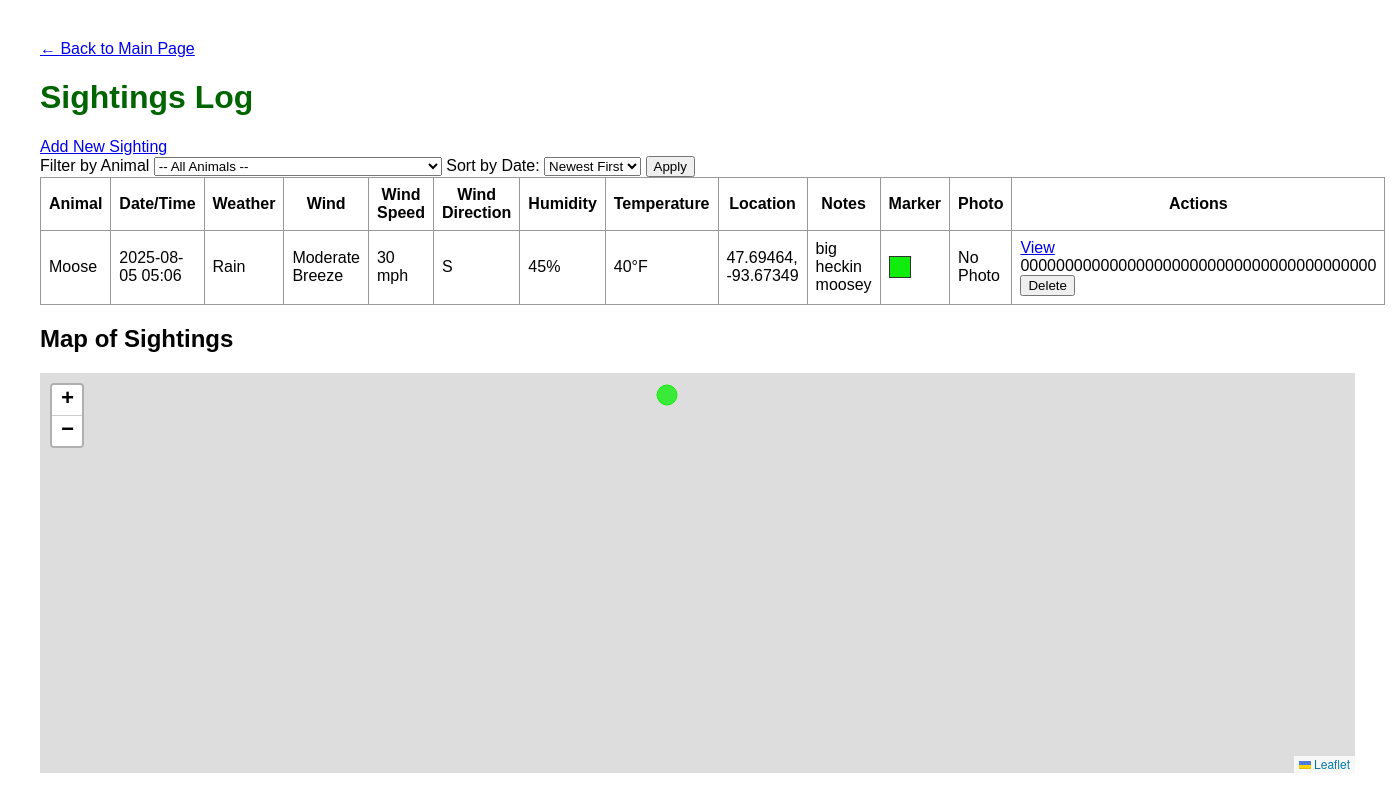
The page /sightings on the database its author committed.
### models.py (models this page shows, shortened)
class Sighting(db.Model):
    __tablename__ = 'sighting'
    id = db.Column(db.Integer, primary_key=True)
    animal_id = db.Column(db.Integer, db.ForeignKey('animal.id'), nullable=False, index=True)  # <<< indexed
    date_time = db.Column(db.DateTime, nullable=True, index=True)  # <<< indexed
    weather = db.Column(db.String(100), nullable=True)
    wind = db.Column(db.String(100), nullable=True)
    wind_speed = db.Column(db.String(100), nullable=True)
    wind_direction = db.Column(db.String(50), nullable=True)
    humidity = db.Column(db.String(20), nullable=True)
    temperature = db.Column(db.String(20), nullable=True)
    location = db.Column(db.String(200), nullable=True)
    notes = db.Column(db.Text, nullable=True)
    marker_color = db.Column(db.String(20), nullable=True)
    lat = db.Column(db.Float, nullable=True)
    lng = db.Column(db.Float, nullable=True)
    photo_filename = db.Column(db.String(120), nullable=True)

class Animal(db.Model):
    __tablename__ = 'animal'  # explicit table name for clarity
    id = db.Column(db.Integer, primary_key=True)
    name = db.Column(db.String(100), nullable=False, unique=True)
    animal_class = db.Column(db.String(50), nullable=False)
    sightings = db.relationship('Sighting', backref='animal', lazy=True)
    harvests = db.relationship('Harvest', backref='animal', lazy=True)

### app.py (the view)
@app.route('/sightings')
def view_sightings():
    animal_filter = request.args.get('animal')
    sort_order = request.args.get('sort', 'desc')
    sightings_query = Sighting.query
    if animal_filter:
        sightings_query = sightings_query.join(Animal).filter(Animal.name == animal_filter)
    if sort_order == 'asc':
        sightings_query = sightings_query.order_by(Sighting.date_time.asc())  # <<< CHANGED
    else:
        sightings_query = sightings_query.order_by(Sighting.date_time.desc())  # <<< CHANGED (ensure order_by)
    sightings = sightings_query.all()
    sightings_json = [
        {
            'id': s.id,
            'marker_color': s.marker_color,
            'animal': s.animal.name if s.animal else None,
            'location': s.location,
            'date_time': s.date_time.strftime('%Y-%m-%d %H:%M') if s.date_time else '',  # <<< CHANGED: guard None
            'lat': s.lat,
            'lng': s.lng,
            'notes': s.notes,
            'photo_filename': s.photo_filename
        } for s in sightings
    ]
    unique_animals = [a.name for a in Animal.query.order_by(Animal.name).all()]
    return render_template(
        'index.html',
        sightings=sightings,
        sightings_json=sightings_json,
        animal_filter=animal_filter,
        sort_order=sort_order,
        unique_animals=unique_animals
    )

### templates/index.html (shortened to what this page needs)
<!DOCTYPE html>
<html>
<head>
  <link rel="stylesheet" href="/static/style.css">
  <link rel="stylesheet" href="https://unpkg.com/leaflet/dist/leaflet.css" />
  <link rel="stylesheet" href="https://cdnjs.cloudflare.com/ajax/libs/leaflet.awesome-markers/2.0.4/leaflet.awesome-markers.css">
</head>
<body>
<p><a href="{{ url_for('home') }}">← Back to Main Page</a></p>
<h1>Sightings Log</h1>
<a href="{{ url_for('add_sighting') }}">Add New Sighting</a>
<form method="GET" action="{{ url_for('view_sightings') }}">
  <label for="animal">Filter by Animal</label>
  <select name="animal">
    <option value="">-- All Animals --</option>
  </select>
  <label for="sort">Sort by Date:</label>
  <select name="sort">
    <option value="desc" {% if sort_order == 'desc' %}selected{% endif %}>Newest First</option>
  </select>
  <button type="submit">Apply</button>
</form>
<table border="1">
  <thead>
    <tr>
      <th>Animal</th>
      <th>Date/Time</th>
      <th>Weather</th>
      <th>Wind</th>
      <th>Wind Speed</th>
      <th>Wind Direction</th>
      <th>Humidity</th>
      <th>Temperature</th>
      <th>Location</th>
      <th>Notes</th>
      <th>Marker</th>
      <th>Photo</th>
      <th>Actions</th>
    </tr>
  </thead>
  <tbody>
  {% for sighting in sightings %}
    <tr>
      <td>{{ sighting.animal.name if sighting.animal else '' }}</td>
      <td>{{ sighting.date_time.strftime('%Y-%m-%d %H:%M') if sighting.date_time else '' }}</td>
      <td>{{ sighting.weather }}</td>
      <td>{{ sighting.wind }}</td>
      <td>{{ sighting.wind_speed }}</td>
      <td>{{ sighting.wind_direction }}</td>
      <td>{{ sighting.humidity }}</td>
      <td>{{ sighting.temperature }}</td>
      <td>{{ sighting.location }}</td>
      <td>{{ sighting.notes }}</td>
      <td>
        <div style="width:20px;height:20px;background-color:{{ sighting.marker_color or '#3388ff' }};border:1px solid #333;"></div>
      </td>
      <td>
        {% if sighting.photo_filename %}
          <img
            src="{{ url_for('static', filename='uploads/' ~ sighting.photo_filename) }}"
            alt="Photo of {{ sighting.animal.name if sighting.animal else 'sighting' }}"
            class="photo-thumb"
            width="25"
            onclick="openModal(
              {{ url_for('static', filename='uploads/' ~ sighting.photo_filename)|tojson }},
              {{ (sighting.animal.name if sighting.animal else '')|tojson }},
              {{ (sighting.date_time.strftime('%Y-%m-%d %H:%M') if sighting.date_time else '')|tojson }}
            )">
        {% else %}
          No Photo
        {% endif %}
      </td>
      <td>
        <a href="{{ url_for('view_sighting', id=sighting.id) }}">View</a>
        <form method="POST" action="{{ url_for('delete_sighting', id=sighting.id) }}" style="display:inline;">
          {{ csrf_token() }}
          <button type="submit" onclick="return confirm('Delete this sighting?')">Delete</button>
        </form>
      </td>
    </tr>
  {% endfor %}
  </tbody>
</table>
<h2>Map of Sightings</h2>
<div id="map" style="height: 400px;"></div>
</body>
</html>

### static/style.css (style rules this page uses)
body { font-family: sans-serif; margin: 40px; }
table, th, td { border: 1px solid #999; border-collapse: collapse; padding: 8px; }
h1 { color: darkgreen; }

### rows shown on the page
Sighting: animal "Moose", date_time "2025-08-05 05:06", weather "Rain", wind "Moderate Breeze", wind_speed "30 mph", wind_direction "S", humidity "45%", temperature "40°F", location "47.69464, -93.67349", notes "big heckin moosey", shows "No Photo", csrf_token "0000000000000000000000000000000000000000"
